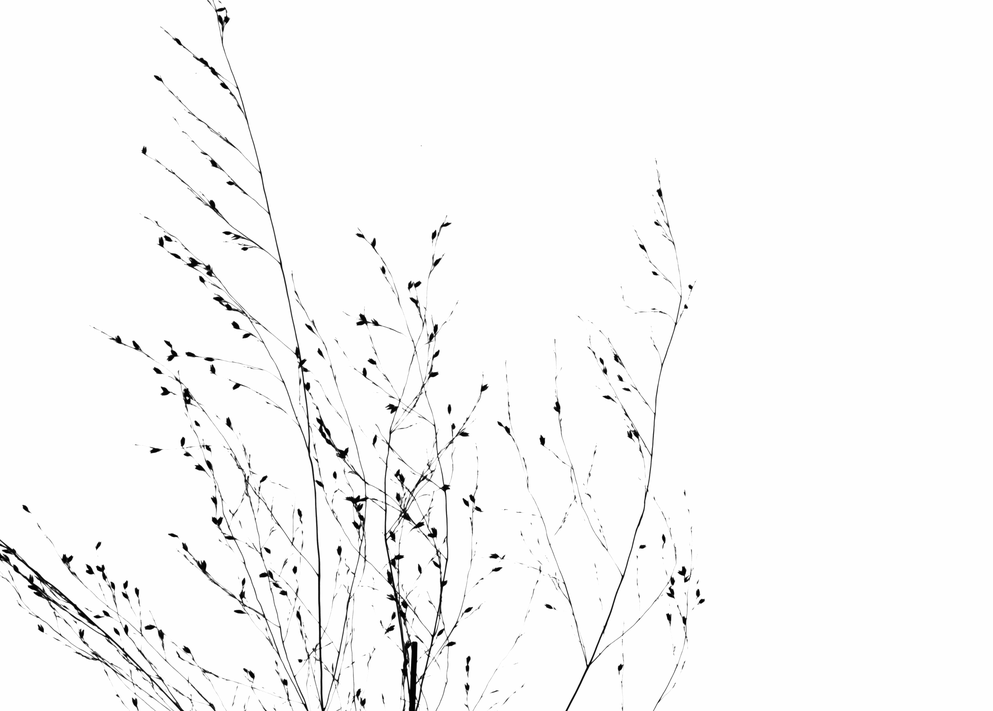
#> input picture src/data/select_images/I_CLMB-1A-rep1_bot_3.png, 993 x 711 px, shrunk from 3840 x 2748 before the run; its folder holds only this picture in this run
$ python main_axis.py
#> lines starting #> are read from the running program, lines starting #| are printed output that depends on the picture; after the words box and inside, x2 and y2 are one past the last pixel; in counts of white or black regions, pixels touching at a corner belong together
### src/util/crop_borders.py
# Layiwola Ibukun
# EGN4912: Switchgrass Root and Panicle Analysis
# Editor since: Sunday, June 2nd, 2019

# Author: Yutai Zhou
# crop_borders.py

import numpy as np

def crop_borders(img, margin=0.01, bg_thresh=0.006):
	"""
	This function crops away all unnnecesary background present in the input image to
	better calculate the plant density.

	Parameters:
	img - the input image
	margin - extra background margin as a percentage of the image size
	bg_thresh - the percentage of plant pixels that determine the borders
	"""

	# get image dimensions
	MAX_VAL = 255 # 8-bit max color value
	height = img.shape[0]
	width = img.shape[1]

	# calculate left-right border
	thresh_lr = np.ceil(bg_thresh*width).astype(int) # in pixels
	density_lr = np.sum(img, axis=0) >= (MAX_VAL*thresh_lr)
	borders_lr = np.argwhere(density_lr).squeeze()
	margin_lr = np.ceil(margin*width).astype(int) # in pixels

	# calculate top-bottom border
	thresh_tb = np.ceil(bg_thresh*height).astype(int) # in pixels
	density_tb = np.sum(img, axis=1) >= (MAX_VAL*thresh_tb)
	borders_tb = np.argwhere(density_tb).squeeze()
	margin_tb = np.ceil(margin*height).astype(int) # in pixels

	# set left-right border indices
	left = borders_lr[0] - margin_lr
	right = borders_lr[-1] + margin_lr

	# set top-bottom borders indices
	top = borders_tb[0] - margin_tb
	bottom = borders_tb[-1] + margin_tb

	# out of bounds check
	if left < 0:
		left = 0
	if right >= width:
		right = width - 1

	# out of bounds check
	if top < 0:
		top = 0
	if bottom >= width:
		bottom = width - 1

	# crop the image
	img_cropped = img[top:bottom, left:right]

	return img_cropped

### src/main_axis.py
# Layiwola Ibukun
# EGN4912: Switchgrass Root and Panicle Analysis
# Editor since: Tuesday, June 25th, 2019

# Author: Yutai Zhou
# main_axis.py

# for python 2 compatibility
from __future__ import absolute_import, division, print_function, unicode_literals

import os
import cv2
import os.path as osp
import numpy as np
import matplotlib.pyplot as plt
from util import crop_borders, visualize_connected_components, compute_main_axis_length
from skimage.morphology import thin

# get the input images
image_folder = 'data/select_images' # folder path
working_dir = osp.dirname(__file__) # current working directory
image_dir = osp.join(working_dir, image_folder)
images = os.listdir(image_dir) # input image names

# process each image
for img in images:
	# load image in color, grayscale
	img_path = osp.join(image_dir, img) # full image path
	img_gray = cv2.imread(img_path, cv2.IMREAD_GRAYSCALE) # load image in grayscale# get the input images
#> img_gray is the input picture: shape (711, 993); min 0, max 255, mean 248.3

	# convert gray image to binary, invert, crop borders
	THRESH = 0 # dummy threshold value since OTSU re-adjusts the threshold
	MAX_VAL = 255 # 8-bit max color value
	_, img_bw = cv2.threshold(img_gray, THRESH, MAX_VAL, cv2.THRESH_BINARY | cv2.THRESH_OTSU)
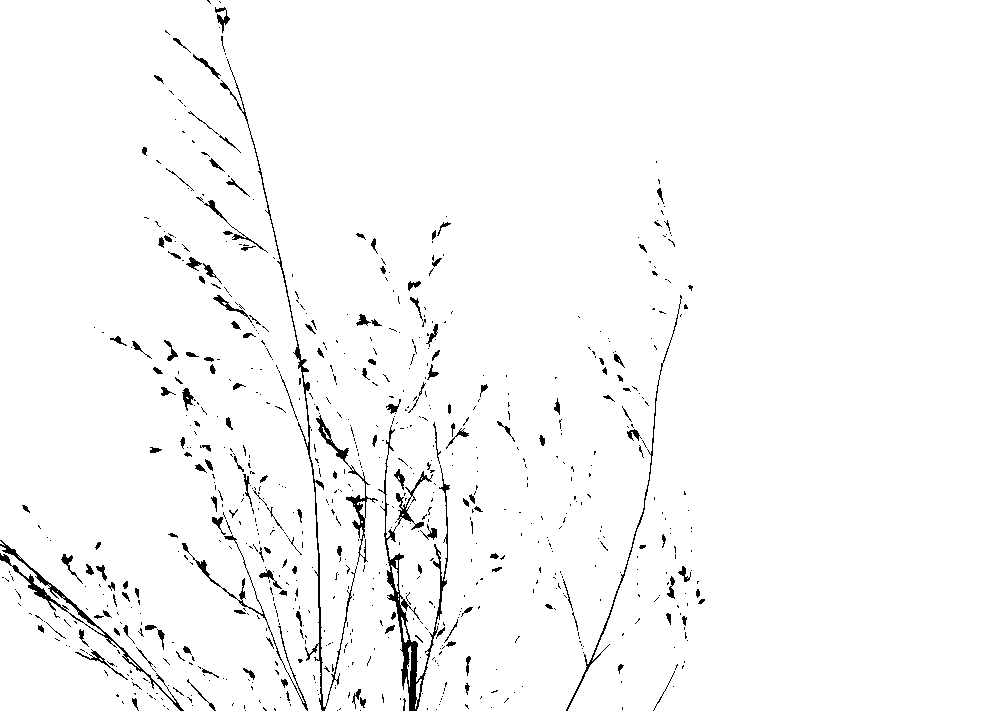
#> img_bw: shape (711, 993); 97.5% white; black in thin lines or dots, all inside (x1, y1, x2, y2) = (0, 0, 705, 711)
	img_invert = cv2.bitwise_not(img_bw) # invert the image
	img_cropped = crop_borders(img_invert) # crop the image
#> in crop_borders, `borders_lr = np.argwhere(density_lr).squeeze()`: borders_lr = 645 values from 0 to 699
#> in crop_borders, `borders_tb = np.argwhere(density_tb).squeeze()`: borders_tb = 612 values from 8 to 710
#> in crop_borders, `left = borders_lr[0] - margin_lr`: left = -10
#> in crop_borders, `right = borders_lr[-1] + margin_lr`: right = 709
#> in crop_borders, `top = borders_tb[0] - margin_tb`: top = 0
#> in crop_borders, `bottom = borders_tb[-1] + margin_tb`: bottom = 718
#> in crop_borders, `img_cropped = img[top:bottom, left:right]`:
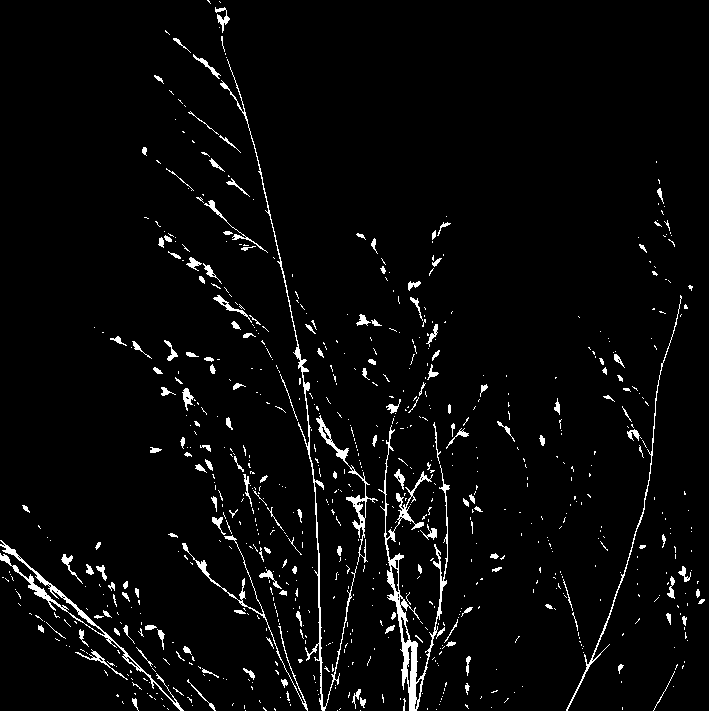
#> img_cropped: shape (711, 709); 3.5% white in thin lines or dots

	# calculate erosion size with bottom 40 rows
	diams = []
	for row in img_cropped[-1:-40:-1,:]:
		diam = 0
		for num in row:
			if num != 0:
				diam += 1
			elif diam != 0:
				diams.append(diam)
				diam = 0
#> this loop made 39 passes
#> after the loop, diams = 753 values, max 9 at index 739, min 1 at index 0, mean 2.14

	# erosion size is the estimated diameter
	diam_np = np.array(diams)
#> diam_np has the same summary as diams
	mean = np.mean(diam_np)
#> mean = 2.14
	median = np.median(diam_np)
#> median = 2
	erosion_size = int(min(mean, median, 9))
#> erosion_size = 2

	# morphology opening to remove non-main axis
	kernel_op = cv2.getStructuringElement(cv2.MORPH_ELLIPSE, (erosion_size, erosion_size))
#> kernel_op = [[0, 1], [1, 1]]
	img_open = cv2.morphologyEx(img_cropped, cv2.MORPH_OPEN, kernel_op)
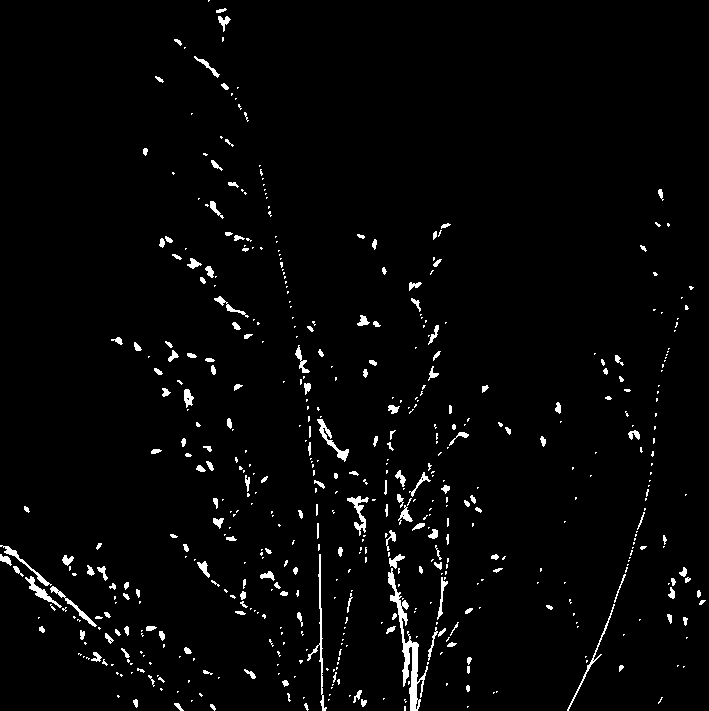
#> img_open: shape (711, 709); 2.5% white; 541 white regions (348 under 20 px), largest, box (x1, y1, x2, y2) and area: (388, 568, 428, 711) 1228, (307, 554, 327, 711) 390, (317, 419, 349, 462) 291

	# connected component to find main axis, then find component containing main axis
	_, img_labels = cv2.connectedComponents(img_open)
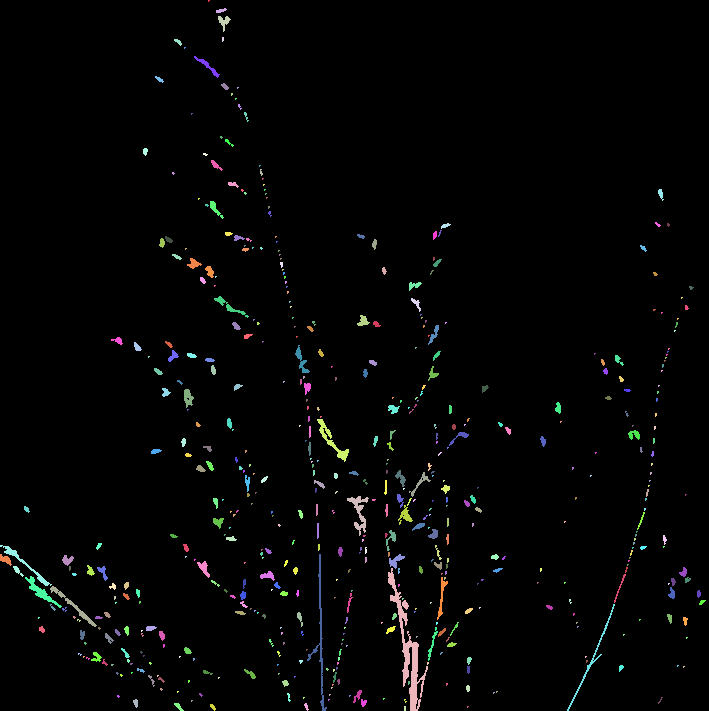
#> img_labels: shape (711, 709) int32; 542 distinct labels, from 0 to 541; one colour per label, 0 black
#> (the run stopped early here; a loop or call above may not have finished)

$ run again, on src/data/select_images/I_CLMB-1B-rep1_bot_5.png
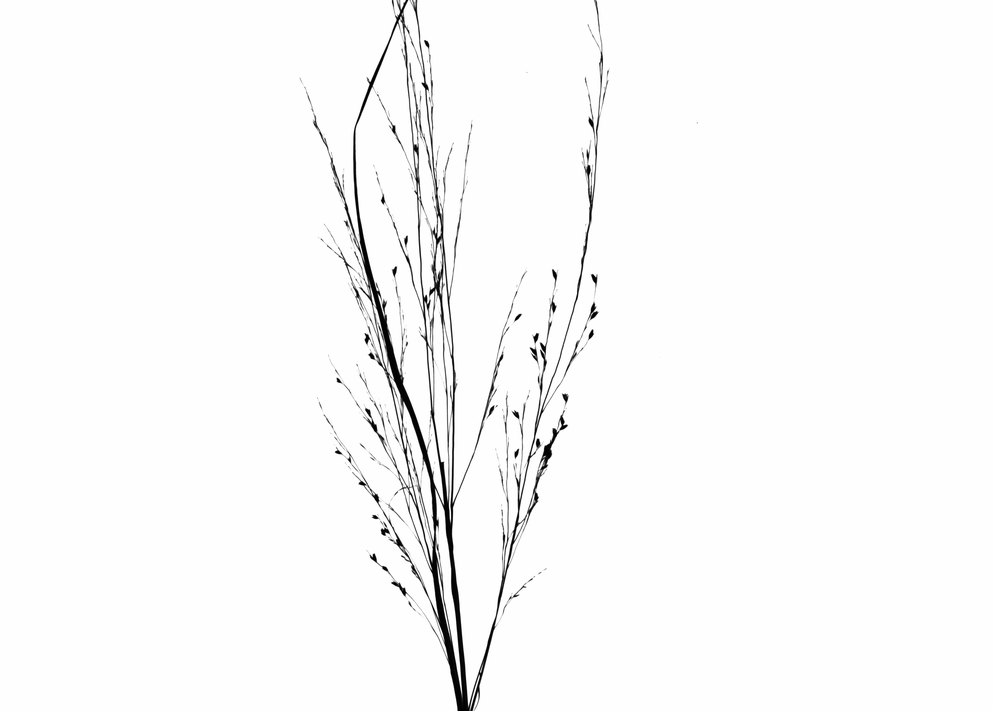
#> input picture src/data/select_images/I_CLMB-1B-rep1_bot_5.png, 993 x 711 px, shrunk from 3840 x 2748 before the run
#> img_gray is the input picture: shape (711, 993); min 0, max 255, mean 249
#> `_, img_bw = cv2.threshold(img_gray, THRESH, MAX_VAL, cv2.THRESH_BINARY..`:
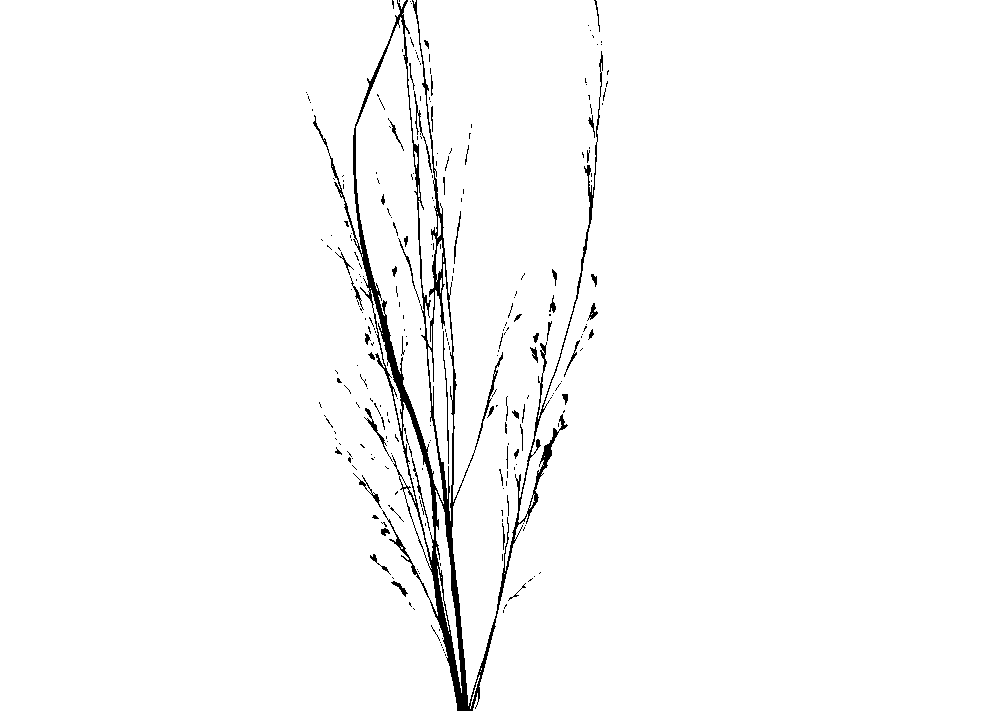
#> img_bw: shape (711, 993); 97.7% white; 273 black regions (218 under 20 px), largest, box (x1, y1, x2, y2) and area: (313, 0, 603, 711) 12265, (414, 91, 432, 173) 166, (364, 408, 393, 462) 158
#> borders_lr = 287 values from 314 to 607
#> borders_tb = 710 values from 0 to 710
#> left = 304
#> right = 617
#> top = -8
#> bottom = 718
#> img_cropped: shape (711, 313); 7.1% white; 273 white regions (218 under 20 px), largest, box (x1, y1, x2, y2) and area: (9, 0, 299, 711) 12265, (110, 91, 128, 173) 166, (60, 408, 89, 462) 158
#> the loop `for row in img_cropped[-1:-40:-1,:]:` made 39 passes
#> after the loop `for row in img_cropped[-1:-40:-1,:]:`: diams = 144 values, max 16 at index 0, min 1 at index 4, mean 4.56
#> diam_np has the same summary as diams
#> mean = 4.56
#> median = 3
#> kernel_op = [[0, 1, 0], [1, 1, 1], [0, 1, 0]]
#> img_open: shape (711, 313); 4.1% white; 153 white regions (80 under 20 px), largest, box (x1, y1, x2, y2) and area: (125, 457, 178, 711) 2529, (50, 178, 135, 528) 1997, (223, 428, 254, 515) 372
#> `_, img_labels = cv2.connectedComponents(img_open)`:
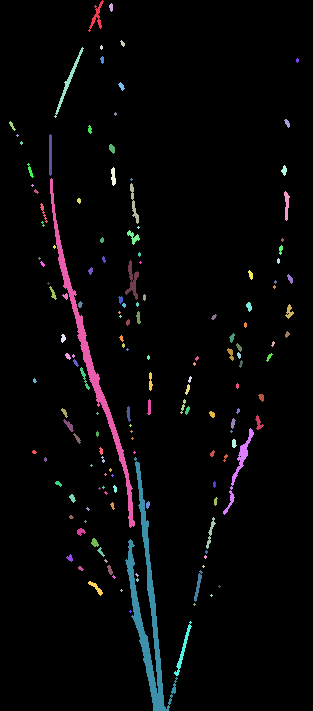
#> img_labels: shape (711, 313) int32; 154 distinct labels, from 0 to 153; one colour per label, 0 black

$ run again, on src/data/select_images/I_CLMB-1B-rep2_bot_2.png
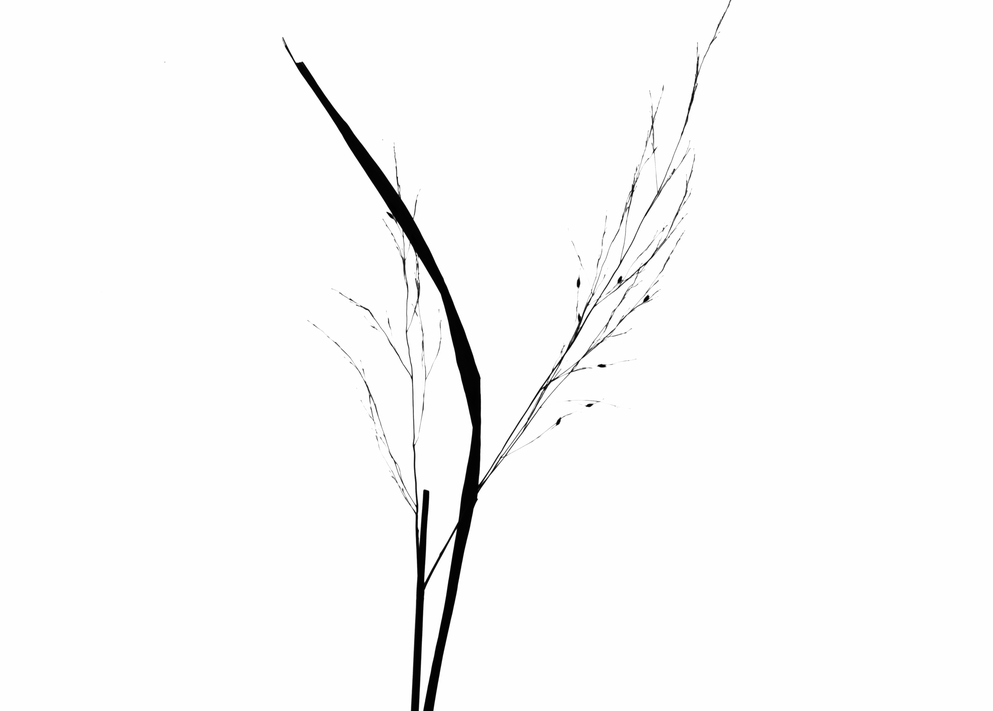
#> input picture src/data/select_images/I_CLMB-1B-rep2_bot_2.png, 993 x 711 px, shrunk from 3840 x 2748 before the run
#> img_gray is the input picture: shape (711, 993); min 0, max 255, mean 249.4
#> img_bw: shape (711, 993); 98.2% white; 173 black regions (148 under 20 px), largest, box (x1, y1, x2, y2) and area: (283, 38, 635, 711) 11115, (681, 57, 699, 136) 150, (615, 238, 666, 291) 125
#> `img_invert = cv2.bitwise_not(img_bw)`:
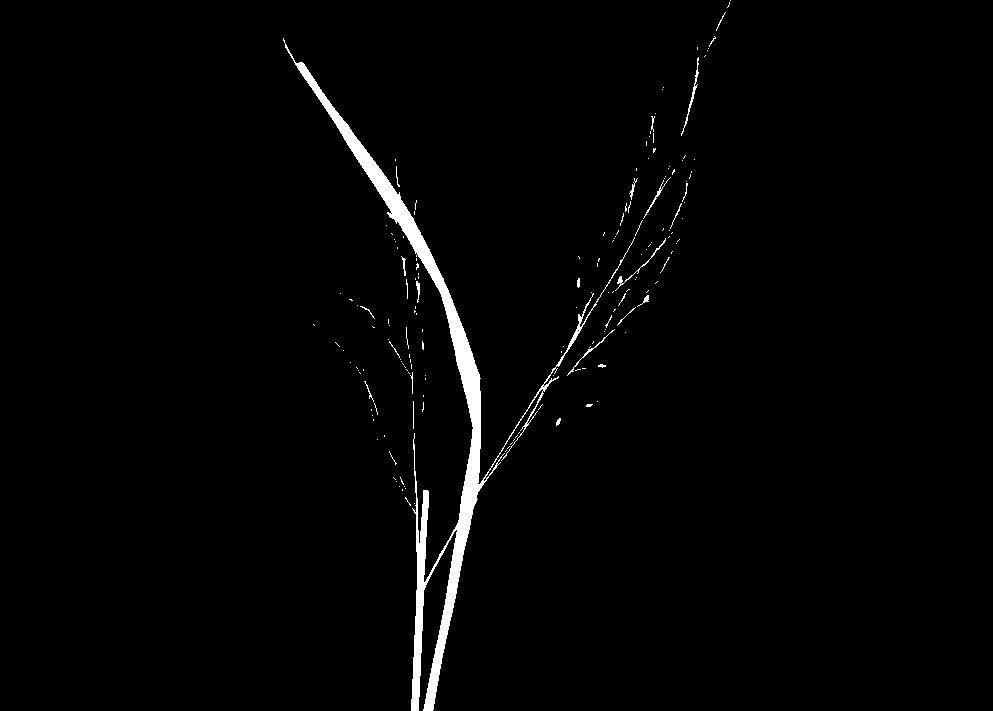
#> img_invert: shape (711, 993); 1.8% white; 173 white regions (148 under 20 px), largest, box (x1, y1, x2, y2) and area: (283, 38, 635, 711) 11115, (681, 57, 699, 136) 150, (615, 238, 666, 291) 125
#> borders_lr = 336 values from 298 to 698
#> borders_tb = 649 values from 62 to 710
#> left = 288
#> right = 708
#> top = 54
#> bottom = 718
#> img_cropped: shape (657, 420); 4.6% white; 166 white regions (142 under 20 px), largest, box (x1, y1, x2, y2) and area: (2, 0, 347, 657) 11088, (393, 3, 411, 82) 150, (327, 184, 378, 237) 125
#> the loop `for row in img_cropped[-1:-40:-1,:]:` made 39 passes
#> after the loop `for row in img_cropped[-1:-40:-1,:]:`: diams = 78 values, max 11 at index 3, min 7 at index 24, mean 8.82
#> diam_np has the same summary as diams
#> mean = 8.82
#> median = 8.5
#> erosion_size = 8
#> img_open: shape (657, 420); 3.3% white; 6 white regions, box (x1, y1, x2, y2) and area: (44, 59, 194, 657) 7785, (124, 601, 134, 657) 431, (129, 489, 139, 522) 278, (129, 528, 138, 553) 189, (127, 579, 135, 600) 157, (128, 560, 136, 578) 133
#> `_, img_labels = cv2.connectedComponents(img_open)`:
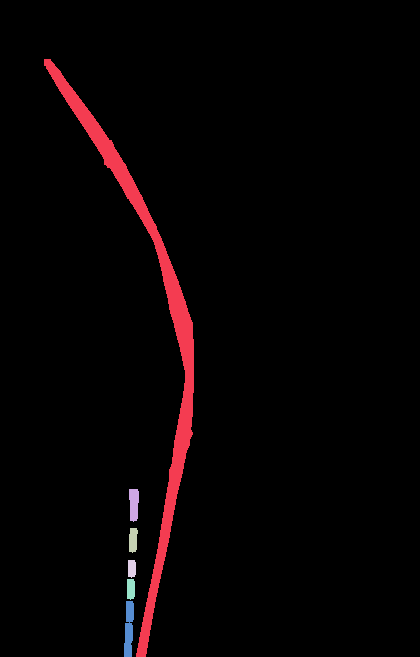
#> img_labels: shape (657, 420) int32; 7 distinct labels, from 0 to 6; one colour per label, 0 black
